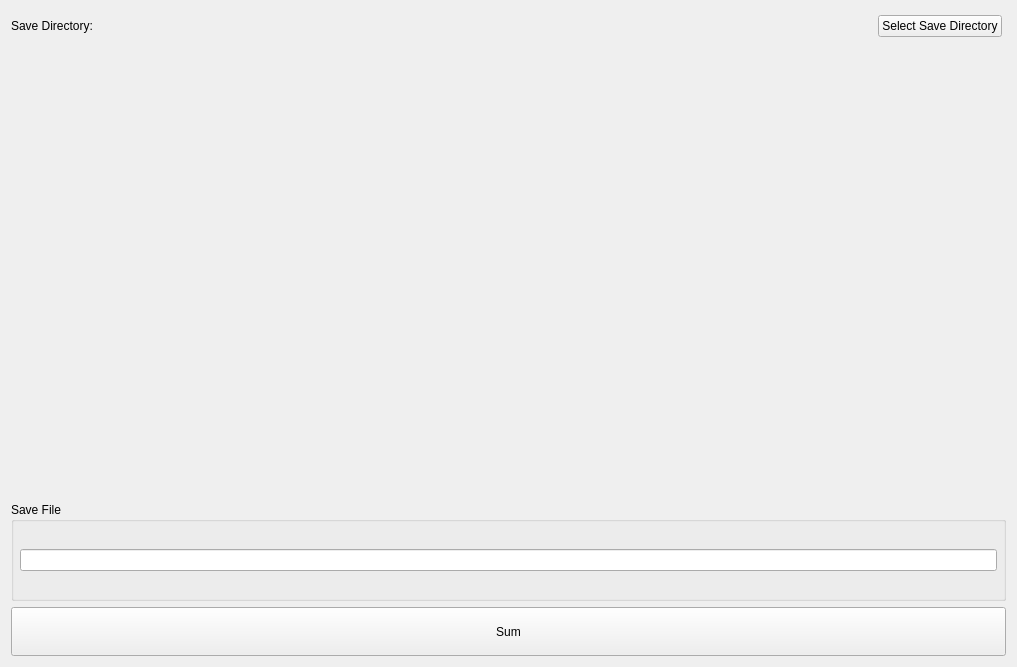
<?xml version="1.0" encoding="UTF-8"?>
<ui version="4.0">
 <class>AddRunsPage</class>
 <widget class="QWidget" name="AddRunsPage">
  <property name="geometry">
   <rect>
    <x>0</x>
    <y>0</y>
    <width>1017</width>
    <height>667</height>
   </rect>
  </property>
  <property name="windowTitle">
   <string>Form</string>
  </property>
  <layout class="QVBoxLayout" name="verticalLayout">
   <item>
    <widget class="QWidget" name="saveDirectoryWidget" native="true">
     <property name="minimumSize">
      <size>
       <width>0</width>
       <height>30</height>
      </size>
     </property>
     <property name="toolTip">
      <string>&lt;html&gt;&lt;head/&gt;&lt;body&gt;&lt;p&gt;Change the save directory for added runs. This can be separate from Mantid's default save directory, however this will be updated to the defaultsave whenever defaultsave is changed.&lt;/p&gt;&lt;/body&gt;&lt;/html&gt;</string>
     </property>
     <widget class="QWidget" name="horizontalLayoutWidget">
      <property name="geometry">
       <rect>
        <x>0</x>
        <y>0</y>
        <width>991</width>
        <height>31</height>
       </rect>
      </property>
      <layout class="QHBoxLayout" name="horizontalLayout_2">
       <item>
        <widget class="QLabel" name="outputDirectoryLabel">
         <property name="maximumSize">
          <size>
           <width>937</width>
           <height>16777215</height>
          </size>
         </property>
         <property name="text">
          <string>&lt;html&gt;&lt;head/&gt;&lt;body&gt;&lt;p&gt;Save Directory:&lt;/p&gt;&lt;/body&gt;&lt;/html&gt;</string>
         </property>
        </widget>
       </item>
       <item>
        <spacer name="horizontalSpacer">
         <property name="orientation">
          <enum>Qt::Horizontal</enum>
         </property>
         <property name="sizeHint" stdset="0">
          <size>
           <width>40</width>
           <height>20</height>
          </size>
         </property>
        </spacer>
       </item>
       <item>
        <widget class="QPushButton" name="saveDirectoryButton">
         <property name="toolTip">
          <string>&lt;html&gt;&lt;head/&gt;&lt;body&gt;&lt;p&gt;Select a directory to save summed runs into. This directory is different to Mantid's default save directory.&lt;/p&gt;&lt;/body&gt;&lt;/html&gt;</string>
         </property>
         <property name="text">
          <string>Select Save Directory</string>
         </property>
        </widget>
       </item>
      </layout>
     </widget>
    </widget>
   </item>
   <item>
    <widget class="RunSelectorWidget" name="run_selector" native="true">
     <property name="sizePolicy">
      <sizepolicy hsizetype="Expanding" vsizetype="Expanding">
       <horstretch>0</horstretch>
       <verstretch>6</verstretch>
      </sizepolicy>
     </property>
    </widget>
   </item>
   <item>
    <widget class="SummationSettingsWidget" name="summation_settings" native="true">
     <property name="sizePolicy">
      <sizepolicy hsizetype="Expanding" vsizetype="Expanding">
       <horstretch>0</horstretch>
       <verstretch>3</verstretch>
      </sizepolicy>
     </property>
    </widget>
   </item>
   <item>
    <widget class="QGroupBox" name="outputFileGroup">
     <property name="sizePolicy">
      <sizepolicy hsizetype="Preferred" vsizetype="Preferred">
       <horstretch>0</horstretch>
       <verstretch>2</verstretch>
      </sizepolicy>
     </property>
     <property name="title">
      <string>Save File</string>
     </property>
     <layout class="QVBoxLayout" name="verticalLayout_2">
      <property name="spacing">
       <number>12</number>
      </property>
      <property name="leftMargin">
       <number>6</number>
      </property>
      <property name="topMargin">
       <number>6</number>
      </property>
      <property name="rightMargin">
       <number>6</number>
      </property>
      <property name="bottomMargin">
       <number>6</number>
      </property>
      <item>
       <widget class="QLineEdit" name="fileNameEdit"/>
      </item>
     </layout>
    </widget>
   </item>
   <item>
    <widget class="QPushButton" name="sumButton">
     <property name="sizePolicy">
      <sizepolicy hsizetype="Expanding" vsizetype="Expanding">
       <horstretch>0</horstretch>
       <verstretch>1</verstretch>
      </sizepolicy>
     </property>
     <property name="text">
      <string>Sum</string>
     </property>
    </widget>
   </item>
  </layout>
 </widget>
 <customwidgets>
  <customwidget>
   <class>RunSelectorWidget</class>
   <extends>QWidget</extends>
   <header>mantidqtinterfaces.ui.sans_isis.run_selector_widget</header>
   <container>1</container>
  </customwidget>
  <customwidget>
   <class>SummationSettingsWidget</class>
   <extends>QWidget</extends>
   <header>mantidqtinterfaces.ui.sans_isis.summation_settings_widget</header>
   <container>1</container>
  </customwidget>
 </customwidgets>
 <resources/>
 <connections/>
</ui>
